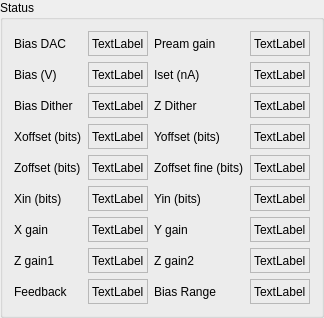
    <widget class="QGroupBox" name="groupBox_4">
     <property name="title">
      <string>Status</string>
     </property>
     <layout class="QGridLayout" name="gridLayout_5">
      <item row="5" column="1">
       <widget class="QLabel" name="label_xoffset">
        <property name="sizePolicy">
         <sizepolicy hsizetype="Preferred" vsizetype="Fixed">
          <horstretch>0</horstretch>
          <verstretch>0</verstretch>
         </sizepolicy>
        </property>
        <property name="minimumSize">
         <size>
          <width>0</width>
          <height>25</height>
         </size>
        </property>
        <property name="maximumSize">
         <size>
          <width>16777215</width>
          <height>25</height>
         </size>
        </property>
        <property name="frameShape">
         <enum>QFrame::StyledPanel</enum>
        </property>
        <property name="text">
         <string>TextLabel</string>
        </property>
       </widget>
      </item>
      <item row="0" column="3">
       <widget class="QLabel" name="label_pream_gain">
        <property name="sizePolicy">
         <sizepolicy hsizetype="Preferred" vsizetype="Fixed">
          <horstretch>0</horstretch>
          <verstretch>0</verstretch>
         </sizepolicy>
        </property>
        <property name="minimumSize">
         <size>
          <width>0</width>
          <height>25</height>
         </size>
        </property>
        <property name="maximumSize">
         <size>
          <width>16777215</width>
          <height>25</height>
         </size>
        </property>
        <property name="frameShape">
         <enum>QFrame::StyledPanel</enum>
        </property>
        <property name="text">
         <string>TextLabel</string>
        </property>
       </widget>
      </item>
      <item row="0" column="2">
       <widget class="QLabel" name="label_29">
        <property name="sizePolicy">
         <sizepolicy hsizetype="Preferred" vsizetype="Fixed">
          <horstretch>0</horstretch>
          <verstretch>0</verstretch>
         </sizepolicy>
        </property>
        <property name="minimumSize">
         <size>
          <width>0</width>
          <height>25</height>
         </size>
        </property>
        <property name="maximumSize">
         <size>
          <width>16777215</width>
          <height>25</height>
         </size>
        </property>
        <property name="text">
         <string>Pream gain</string>
        </property>
       </widget>
      </item>
      <item row="5" column="2">
       <widget class="QLabel" name="label_8">
        <property name="sizePolicy">
         <sizepolicy hsizetype="Preferred" vsizetype="Fixed">
          <horstretch>0</horstretch>
          <verstretch>0</verstretch>
         </sizepolicy>
        </property>
        <property name="minimumSize">
         <size>
          <width>0</width>
          <height>25</height>
         </size>
        </property>
        <property name="maximumSize">
         <size>
          <width>16777215</width>
          <height>25</height>
         </size>
        </property>
        <property name="text">
         <string>Yoffset (bits)</string>
        </property>
       </widget>
      </item>
      <item row="8" column="1">
       <widget class="QLabel" name="label_xgain">
        <property name="sizePolicy">
         <sizepolicy hsizetype="Preferred" vsizetype="Fixed">
          <horstretch>0</horstretch>
          <verstretch>0</verstretch>
         </sizepolicy>
        </property>
        <property name="minimumSize">
         <size>
          <width>0</width>
          <height>25</height>
         </size>
        </property>
        <property name="maximumSize">
         <size>
          <width>16777215</width>
          <height>25</height>
         </size>
        </property>
        <property name="frameShape">
         <enum>QFrame::StyledPanel</enum>
        </property>
        <property name="text">
         <string>TextLabel</string>
        </property>
       </widget>
      </item>
      <item row="8" column="2">
       <widget class="QLabel" name="label_25">
        <property name="sizePolicy">
         <sizepolicy hsizetype="Preferred" vsizetype="Fixed">
          <horstretch>0</horstretch>
          <verstretch>0</verstretch>
         </sizepolicy>
        </property>
        <property name="minimumSize">
         <size>
          <width>0</width>
          <height>25</height>
         </size>
        </property>
        <property name="maximumSize">
         <size>
          <width>16777215</width>
          <height>25</height>
         </size>
        </property>
        <property name="text">
         <string>Y gain</string>
        </property>
       </widget>
      </item>
      <item row="1" column="3">
       <widget class="QLabel" name="label_iset">
        <property name="sizePolicy">
         <sizepolicy hsizetype="Preferred" vsizetype="Fixed">
          <horstretch>0</horstretch>
          <verstretch>0</verstretch>
         </sizepolicy>
        </property>
        <property name="minimumSize">
         <size>
          <width>0</width>
          <height>25</height>
         </size>
        </property>
        <property name="maximumSize">
         <size>
          <width>16777215</width>
          <height>25</height>
         </size>
        </property>
        <property name="frameShape">
         <enum>QFrame::StyledPanel</enum>
        </property>
        <property name="text">
         <string>TextLabel</string>
        </property>
       </widget>
      </item>
      <item row="0" column="1">
       <widget class="QLabel" name="label_bias_dac">
        <property name="sizePolicy">
         <sizepolicy hsizetype="Preferred" vsizetype="Fixed">
          <horstretch>0</horstretch>
          <verstretch>0</verstretch>
         </sizepolicy>
        </property>
        <property name="minimumSize">
         <size>
          <width>0</width>
          <height>25</height>
         </size>
        </property>
        <property name="maximumSize">
         <size>
          <width>16777215</width>
          <height>25</height>
         </size>
        </property>
        <property name="frameShape">
         <enum>QFrame::StyledPanel</enum>
        </property>
        <property name="text">
         <string>TextLabel</string>
        </property>
       </widget>
      </item>
      <item row="0" column="0">
       <widget class="QLabel" name="label_28">
        <property name="sizePolicy">
         <sizepolicy hsizetype="Preferred" vsizetype="Fixed">
          <horstretch>0</horstretch>
          <verstretch>0</verstretch>
         </sizepolicy>
        </property>
        <property name="minimumSize">
         <size>
          <width>0</width>
          <height>25</height>
         </size>
        </property>
        <property name="maximumSize">
         <size>
          <width>16777215</width>
          <height>25</height>
         </size>
        </property>
        <property name="text">
         <string>Bias DAC</string>
        </property>
       </widget>
      </item>
      <item row="9" column="2">
       <widget class="QLabel" name="label_27">
        <property name="sizePolicy">
         <sizepolicy hsizetype="Preferred" vsizetype="Fixed">
          <horstretch>0</horstretch>
          <verstretch>0</verstretch>
         </sizepolicy>
        </property>
        <property name="minimumSize">
         <size>
          <width>0</width>
          <height>25</height>
         </size>
        </property>
        <property name="maximumSize">
         <size>
          <width>16777215</width>
          <height>25</height>
         </size>
        </property>
        <property name="text">
         <string>Z gain2</string>
        </property>
       </widget>
      </item>
      <item row="7" column="2">
       <widget class="QLabel" name="label_23">
        <property name="sizePolicy">
         <sizepolicy hsizetype="Preferred" vsizetype="Fixed">
          <horstretch>0</horstretch>
          <verstretch>0</verstretch>
         </sizepolicy>
        </property>
        <property name="minimumSize">
         <size>
          <width>0</width>
          <height>25</height>
         </size>
        </property>
        <property name="maximumSize">
         <size>
          <width>16777215</width>
          <height>25</height>
         </size>
        </property>
        <property name="text">
         <string>Yin (bits)</string>
        </property>
       </widget>
      </item>
      <item row="5" column="3">
       <widget class="QLabel" name="label_yoffset">
        <property name="sizePolicy">
         <sizepolicy hsizetype="Preferred" vsizetype="Fixed">
          <horstretch>0</horstretch>
          <verstretch>0</verstretch>
         </sizepolicy>
        </property>
        <property name="minimumSize">
         <size>
          <width>0</width>
          <height>25</height>
         </size>
        </property>
        <property name="maximumSize">
         <size>
          <width>16777215</width>
          <height>25</height>
         </size>
        </property>
        <property name="frameShape">
         <enum>QFrame::StyledPanel</enum>
        </property>
        <property name="text">
         <string>TextLabel</string>
        </property>
       </widget>
      </item>
      <item row="3" column="3">
       <widget class="QLabel" name="label_zdither">
        <property name="sizePolicy">
         <sizepolicy hsizetype="Preferred" vsizetype="Fixed">
          <horstretch>0</horstretch>
          <verstretch>0</verstretch>
         </sizepolicy>
        </property>
        <property name="minimumSize">
         <size>
          <width>0</width>
          <height>25</height>
         </size>
        </property>
        <property name="maximumSize">
         <size>
          <width>16777215</width>
          <height>25</height>
         </size>
        </property>
        <property name="frameShape">
         <enum>QFrame::StyledPanel</enum>
        </property>
        <property name="text">
         <string>TextLabel</string>
        </property>
       </widget>
      </item>
      <item row="1" column="2">
       <widget class="QLabel" name="label_11">
        <property name="sizePolicy">
         <sizepolicy hsizetype="Preferred" vsizetype="Fixed">
          <horstretch>0</horstretch>
          <verstretch>0</verstretch>
         </sizepolicy>
        </property>
        <property name="minimumSize">
         <size>
          <width>0</width>
          <height>25</height>
         </size>
        </property>
        <property name="maximumSize">
         <size>
          <width>16777215</width>
          <height>25</height>
         </size>
        </property>
        <property name="text">
         <string>Iset (nA)</string>
        </property>
       </widget>
      </item>
      <item row="1" column="0">
       <widget class="QLabel" name="label_10">
        <property name="sizePolicy">
         <sizepolicy hsizetype="Preferred" vsizetype="Fixed">
          <horstretch>0</horstretch>
          <verstretch>0</verstretch>
         </sizepolicy>
        </property>
        <property name="minimumSize">
         <size>
          <width>0</width>
          <height>25</height>
         </size>
        </property>
        <property name="maximumSize">
         <size>
          <width>16777215</width>
          <height>25</height>
         </size>
        </property>
        <property name="text">
         <string>Bias (V)</string>
        </property>
       </widget>
      </item>
      <item row="8" column="0">
       <widget class="QLabel" name="label_6">
        <property name="sizePolicy">
         <sizepolicy hsizetype="Preferred" vsizetype="Fixed">
          <horstretch>0</horstretch>
          <verstretch>0</verstretch>
         </sizepolicy>
        </property>
        <property name="minimumSize">
         <size>
          <width>0</width>
          <height>25</height>
         </size>
        </property>
        <property name="maximumSize">
         <size>
          <width>16777215</width>
          <height>25</height>
         </size>
        </property>
        <property name="text">
         <string>X gain</string>
        </property>
       </widget>
      </item>
      <item row="5" column="0">
       <widget class="QLabel" name="label_7">
        <property name="sizePolicy">
         <sizepolicy hsizetype="Preferred" vsizetype="Fixed">
          <horstretch>0</horstretch>
          <verstretch>0</verstretch>
         </sizepolicy>
        </property>
        <property name="minimumSize">
         <size>
          <width>0</width>
          <height>25</height>
         </size>
        </property>
        <property name="maximumSize">
         <size>
          <width>16777215</width>
          <height>25</height>
         </size>
        </property>
        <property name="text">
         <string>Xoffset (bits)</string>
        </property>
       </widget>
      </item>
      <item row="9" column="1">
       <widget class="QLabel" name="label_zgain1">
        <property name="sizePolicy">
         <sizepolicy hsizetype="Preferred" vsizetype="Fixed">
          <horstretch>0</horstretch>
          <verstretch>0</verstretch>
         </sizepolicy>
        </property>
        <property name="minimumSize">
         <size>
          <width>0</width>
          <height>25</height>
         </size>
        </property>
        <property name="maximumSize">
         <size>
          <width>16777215</width>
          <height>25</height>
         </size>
        </property>
        <property name="frameShape">
         <enum>QFrame::StyledPanel</enum>
        </property>
        <property name="text">
         <string>TextLabel</string>
        </property>
       </widget>
      </item>
      <item row="6" column="3">
       <widget class="QLabel" name="label_zoffset_fine">
        <property name="sizePolicy">
         <sizepolicy hsizetype="Preferred" vsizetype="Fixed">
          <horstretch>0</horstretch>
          <verstretch>0</verstretch>
         </sizepolicy>
        </property>
        <property name="minimumSize">
         <size>
          <width>0</width>
          <height>25</height>
         </size>
        </property>
        <property name="maximumSize">
         <size>
          <width>16777215</width>
          <height>25</height>
         </size>
        </property>
        <property name="frameShape">
         <enum>QFrame::StyledPanel</enum>
        </property>
        <property name="text">
         <string>TextLabel</string>
        </property>
       </widget>
      </item>
      <item row="9" column="3">
       <widget class="QLabel" name="label_zgain2">
        <property name="sizePolicy">
         <sizepolicy hsizetype="Preferred" vsizetype="Fixed">
          <horstretch>0</horstretch>
          <verstretch>0</verstretch>
         </sizepolicy>
        </property>
        <property name="minimumSize">
         <size>
          <width>0</width>
          <height>25</height>
         </size>
        </property>
        <property name="maximumSize">
         <size>
          <width>16777215</width>
          <height>25</height>
         </size>
        </property>
        <property name="frameShape">
         <enum>QFrame::StyledPanel</enum>
        </property>
        <property name="text">
         <string>TextLabel</string>
        </property>
       </widget>
      </item>
      <item row="10" column="0">
       <widget class="QLabel" name="label_30">
        <property name="sizePolicy">
         <sizepolicy hsizetype="Preferred" vsizetype="Fixed">
          <horstretch>0</horstretch>
          <verstretch>0</verstretch>
         </sizepolicy>
        </property>
        <property name="minimumSize">
         <size>
          <width>0</width>
          <height>25</height>
         </size>
        </property>
        <property name="maximumSize">
         <size>
          <width>16777215</width>
          <height>25</height>
         </size>
        </property>
        <property name="text">
         <string>Feedback</string>
        </property>
       </widget>
      </item>
      <item row="10" column="3">
       <widget class="QLabel" name="label_bias_range">
        <property name="frameShape">
         <enum>QFrame::StyledPanel</enum>
        </property>
        <property name="text">
         <string>TextLabel</string>
        </property>
       </widget>
      </item>
      <item row="3" column="2">
       <widget class="QLabel" name="label_21">
        <property name="sizePolicy">
         <sizepolicy hsizetype="Preferred" vsizetype="Fixed">
          <horstretch>0</horstretch>
          <verstretch>0</verstretch>
         </sizepolicy>
        </property>
        <property name="minimumSize">
         <size>
          <width>0</width>
          <height>25</height>
         </size>
        </property>
        <property name="maximumSize">
         <size>
          <width>16777215</width>
          <height>25</height>
         </size>
        </property>
        <property name="text">
         <string>Z Dither</string>
        </property>
       </widget>
      </item>
      <item row="9" column="0">
       <widget class="QLabel" name="label_26">
        <property name="sizePolicy">
         <sizepolicy hsizetype="Preferred" vsizetype="Fixed">
          <horstretch>0</horstretch>
          <verstretch>0</verstretch>
         </sizepolicy>
        </property>
        <property name="minimumSize">
         <size>
          <width>0</width>
          <height>25</height>
         </size>
        </property>
        <property name="maximumSize">
         <size>
          <width>16777215</width>
          <height>25</height>
         </size>
        </property>
        <property name="text">
         <string>Z gain1</string>
        </property>
       </widget>
      </item>
      <item row="3" column="1">
       <widget class="QLabel" name="label_bias_dither">
        <property name="sizePolicy">
         <sizepolicy hsizetype="Preferred" vsizetype="Fixed">
          <horstretch>0</horstretch>
          <verstretch>0</verstretch>
         </sizepolicy>
        </property>
        <property name="minimumSize">
         <size>
          <width>0</width>
          <height>25</height>
         </size>
        </property>
        <property name="maximumSize">
         <size>
          <width>16777215</width>
          <height>25</height>
         </size>
        </property>
        <property name="frameShape">
         <enum>QFrame::StyledPanel</enum>
        </property>
        <property name="text">
         <string>TextLabel</string>
        </property>
       </widget>
      </item>
      <item row="7" column="0">
       <widget class="QLabel" name="label_22">
        <property name="sizePolicy">
         <sizepolicy hsizetype="Preferred" vsizetype="Fixed">
          <horstretch>0</horstretch>
          <verstretch>0</verstretch>
         </sizepolicy>
        </property>
        <property name="minimumSize">
         <size>
          <width>0</width>
          <height>25</height>
         </size>
        </property>
        <property name="maximumSize">
         <size>
          <width>16777215</width>
          <height>25</height>
         </size>
        </property>
        <property name="text">
         <string>Xin (bits)</string>
        </property>
       </widget>
      </item>
      <item row="1" column="1">
       <widget class="QLabel" name="label_bias">
        <property name="sizePolicy">
         <sizepolicy hsizetype="Preferred" vsizetype="Fixed">
          <horstretch>0</horstretch>
          <verstretch>0</verstretch>
         </sizepolicy>
        </property>
        <property name="minimumSize">
         <size>
          <width>0</width>
          <height>25</height>
         </size>
        </property>
        <property name="maximumSize">
         <size>
          <width>16777215</width>
          <height>25</height>
         </size>
        </property>
        <property name="frameShape">
         <enum>QFrame::StyledPanel</enum>
        </property>
        <property name="text">
         <string>TextLabel</string>
        </property>
       </widget>
      </item>
      <item row="8" column="3">
       <widget class="QLabel" name="label_ygain">
        <property name="sizePolicy">
         <sizepolicy hsizetype="Preferred" vsizetype="Fixed">
          <horstretch>0</horstretch>
          <verstretch>0</verstretch>
         </sizepolicy>
        </property>
        <property name="minimumSize">
         <size>
          <width>0</width>
          <height>25</height>
         </size>
        </property>
        <property name="maximumSize">
         <size>
          <width>16777215</width>
          <height>25</height>
         </size>
        </property>
        <property name="frameShape">
         <enum>QFrame::StyledPanel</enum>
        </property>
        <property name="text">
         <string>TextLabel</string>
        </property>
       </widget>
      </item>
      <item row="3" column="0">
       <widget class="QLabel" name="label_20">
        <property name="sizePolicy">
         <sizepolicy hsizetype="Preferred" vsizetype="Fixed">
          <horstretch>0</horstretch>
          <verstretch>0</verstretch>
         </sizepolicy>
        </property>
        <property name="minimumSize">
         <size>
          <width>0</width>
          <height>25</height>
         </size>
        </property>
        <property name="maximumSize">
         <size>
          <width>16777215</width>
          <height>25</height>
         </size>
        </property>
        <property name="text">
         <string>Bias Dither</string>
        </property>
       </widget>
      </item>
      <item row="7" column="1">
       <widget class="QLabel" name="label_xin">
        <property name="sizePolicy">
         <sizepolicy hsizetype="Preferred" vsizetype="Fixed">
          <horstretch>0</horstretch>
          <verstretch>0</verstretch>
         </sizepolicy>
        </property>
        <property name="minimumSize">
         <size>
          <width>0</width>
          <height>25</height>
         </size>
        </property>
        <property name="maximumSize">
         <size>
          <width>16777215</width>
          <height>25</height>
         </size>
        </property>
        <property name="frameShape">
         <enum>QFrame::StyledPanel</enum>
        </property>
        <property name="text">
         <string>TextLabel</string>
        </property>
       </widget>
      </item>
      <item row="10" column="2">
       <widget class="QLabel" name="label_53">
        <property name="text">
         <string>Bias Range</string>
        </property>
       </widget>
      </item>
      <item row="6" column="0">
       <widget class="QLabel" name="label_9">
        <property name="sizePolicy">
         <sizepolicy hsizetype="Preferred" vsizetype="Fixed">
          <horstretch>0</horstretch>
          <verstretch>0</verstretch>
         </sizepolicy>
        </property>
        <property name="minimumSize">
         <size>
          <width>0</width>
          <height>25</height>
         </size>
        </property>
        <property name="maximumSize">
         <size>
          <width>16777215</width>
          <height>25</height>
         </size>
        </property>
        <property name="text">
         <string>Zoffset (bits)</string>
        </property>
       </widget>
      </item>
      <item row="6" column="2">
       <widget class="QLabel" name="label_24">
        <property name="sizePolicy">
         <sizepolicy hsizetype="Preferred" vsizetype="Fixed">
          <horstretch>0</horstretch>
          <verstretch>0</verstretch>
         </sizepolicy>
        </property>
        <property name="minimumSize">
         <size>
          <width>0</width>
          <height>25</height>
         </size>
        </property>
        <property name="maximumSize">
         <size>
          <width>16777215</width>
          <height>25</height>
         </size>
        </property>
        <property name="text">
         <string>Zoffset fine (bits)</string>
        </property>
       </widget>
      </item>
      <item row="7" column="3">
       <widget class="QLabel" name="label_yin">
        <property name="sizePolicy">
         <sizepolicy hsizetype="Preferred" vsizetype="Fixed">
          <horstretch>0</horstretch>
          <verstretch>0</verstretch>
         </sizepolicy>
        </property>
        <property name="minimumSize">
         <size>
          <width>0</width>
          <height>25</height>
         </size>
        </property>
        <property name="maximumSize">
         <size>
          <width>16777215</width>
          <height>25</height>
         </size>
        </property>
        <property name="frameShape">
         <enum>QFrame::StyledPanel</enum>
        </property>
        <property name="text">
         <string>TextLabel</string>
        </property>
       </widget>
      </item>
      <item row="6" column="1">
       <widget class="QLabel" name="label_zoffset">
        <property name="sizePolicy">
         <sizepolicy hsizetype="Preferred" vsizetype="Fixed">
          <horstretch>0</horstretch>
          <verstretch>0</verstretch>
         </sizepolicy>
        </property>
        <property name="minimumSize">
         <size>
          <width>0</width>
          <height>25</height>
         </size>
        </property>
        <property name="maximumSize">
         <size>
          <width>16777215</width>
          <height>25</height>
         </size>
        </property>
        <property name="frameShape">
         <enum>QFrame::StyledPanel</enum>
        </property>
        <property name="text">
         <string>TextLabel</string>
        </property>
       </widget>
      </item>
      <item row="10" column="1">
       <widget class="QLabel" name="label_feedback">
        <property name="sizePolicy">
         <sizepolicy hsizetype="Preferred" vsizetype="Fixed">
          <horstretch>0</horstretch>
          <verstretch>0</verstretch>
         </sizepolicy>
        </property>
        <property name="minimumSize">
         <size>
          <width>0</width>
          <height>25</height>
         </size>
        </property>
        <property name="maximumSize">
         <size>
          <width>16777215</width>
          <height>25</height>
         </size>
        </property>
        <property name="frameShape">
         <enum>QFrame::StyledPanel</enum>
        </property>
        <property name="text">
         <string>TextLabel</string>
        </property>
       </widget>
      </item>
     </layout>
    </widget>
